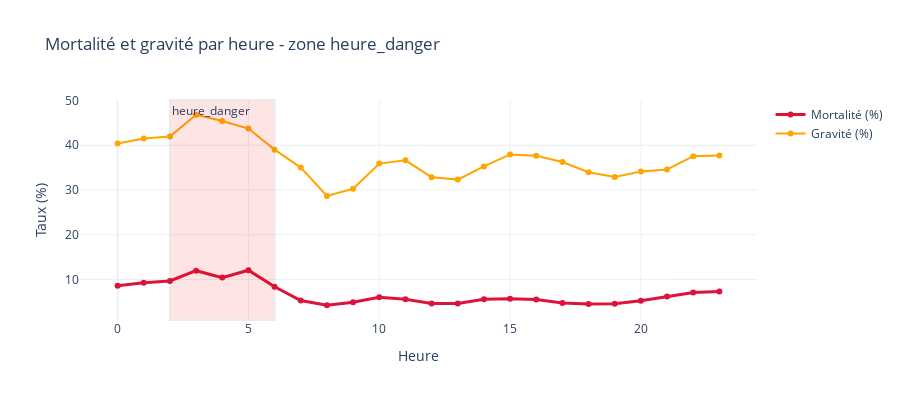

The notebook cell saved with this chart:
### Markdown cell above
### Observation : Taux de mortalité par feature

Top 5 features les plus mortelles (ratio vs baseline 5.7%) :

| Feature | Mortalité | Ratio |
|---------|-----------|-------|
| obstacle_arbre | 21.7% | 3.8x |
| obstacle_fixe_dur | 15.6% | 2.7x |
| collision_asymetrique | 15.3% | 2.7x |
| nuit_hors_agglo | 13.9% | 2.5x |
| has_vehicule_lourd | 12.9% | 2.3x |

obstacle_arbre est 3.8x plus mortel que la moyenne, mais c'est une info post-accident → inutilisable en temps réel pour UC1.

---
## 9. Validation de la nouvelle feature heure_danger

### Code cell
# validation de heure_danger (2h-6h)
print("---")
print("VALIDATION heure_danger (2h-6h)")

heure_danger_stats = df.groupby('heure_danger').agg({
    'mortel': ['count', 'sum', 'mean'],
    'grave': ['sum', 'mean']
}).round(3)

print(heure_danger_stats)

# taux par heure
hourly = df.groupby('heure').agg({
    'mortel': 'mean',
    'grave': 'mean'
}).reset_index()
hourly['mortel_pct'] = hourly['mortel'] * 100
hourly['grave_pct'] = hourly['grave'] * 100

fig = go.Figure()
fig.add_trace(go.Scatter(
    x=hourly['heure'], y=hourly['mortel_pct'],
    mode='lines+markers', name='Mortalité (%)',
    line=dict(color='crimson', width=3)
))
fig.add_trace(go.Scatter(
    x=hourly['heure'], y=hourly['grave_pct'],
    mode='lines+markers', name='Gravité (%)',
    line=dict(color='orange', width=2)
))

# zone heure_danger
fig.add_vrect(x0=2, x1=6, fillcolor="red", opacity=0.1, 
              annotation_text="heure_danger", annotation_position="top left")

fig.update_layout(
    title="Mortalité et gravité par heure - zone heure_danger",
    xaxis_title="Heure",
    yaxis_title="Taux (%)",
    height=400
)
fig.show()

### Figure 1 — Plotly figure (JSON) as saved in the notebook; plotly's stock layout.template omitted (floating-point values rounded to 4 significant figures)
{"data": [{"line": {"color": "crimson", "width": 3}, "mode": "lines+markers", "name": "Mortalité (%)", "type": "scatter", "x": [0, 1, 2, 3, 4, 5, 6, 7, 8, 9, 10, 11, 12, 13, 14, 15, 16, 17, 18, 19, 20, 21, 22, 23], "y": [8.585, 9.276, 9.68, 11.96, 10.41, 12.06, 8.374, 5.299, 4.235, 4.886, 6.017, 5.551, 4.621, 4.636, 5.56, 5.701, 5.53, 4.749, 4.496, 4.587, 5.259, 6.175, 7.107, 7.331]}, {"line": {"color": "orange", "width": 2}, "mode": "lines+markers", "name": "Gravité (%)", "type": "scatter", "x": [0, 1, 2, 3, 4, 5, 6, 7, 8, 9, 10, 11, 12, 13, 14, 15, 16, 17, 18, 19, 20, 21, 22, 23], "y": [40.39, 41.49, 41.96, 46.82, 45.44, 43.73, 39.02, 35.0, 28.69, 30.27, 35.9, 36.63, 32.87, 32.32, 35.28, 37.96, 37.64, 36.25, 33.98, 32.9, 34.14, 34.58, 37.55, 37.69]}], "layout": {"annotations": [{"showarrow": false, "text": "heure_danger", "x": 2, "xanchor": "left", "xref": "x", "y": 1, "yanchor": "top", "yref": "y domain"}], "height": 400, "shapes": [{"fillcolor": "red", "opacity": 0.1, "type": "rect", "x0": 2, "x1": 6, "xref": "x", "y0": 0, "y1": 1, "yref": "y domain"}], "title": {"text": "Mortalité et gravité par heure - zone heure_danger"}, "xaxis": {"title": {"text": "Heure"}}, "yaxis": {"title": {"text": "Taux (%)"}}}}
